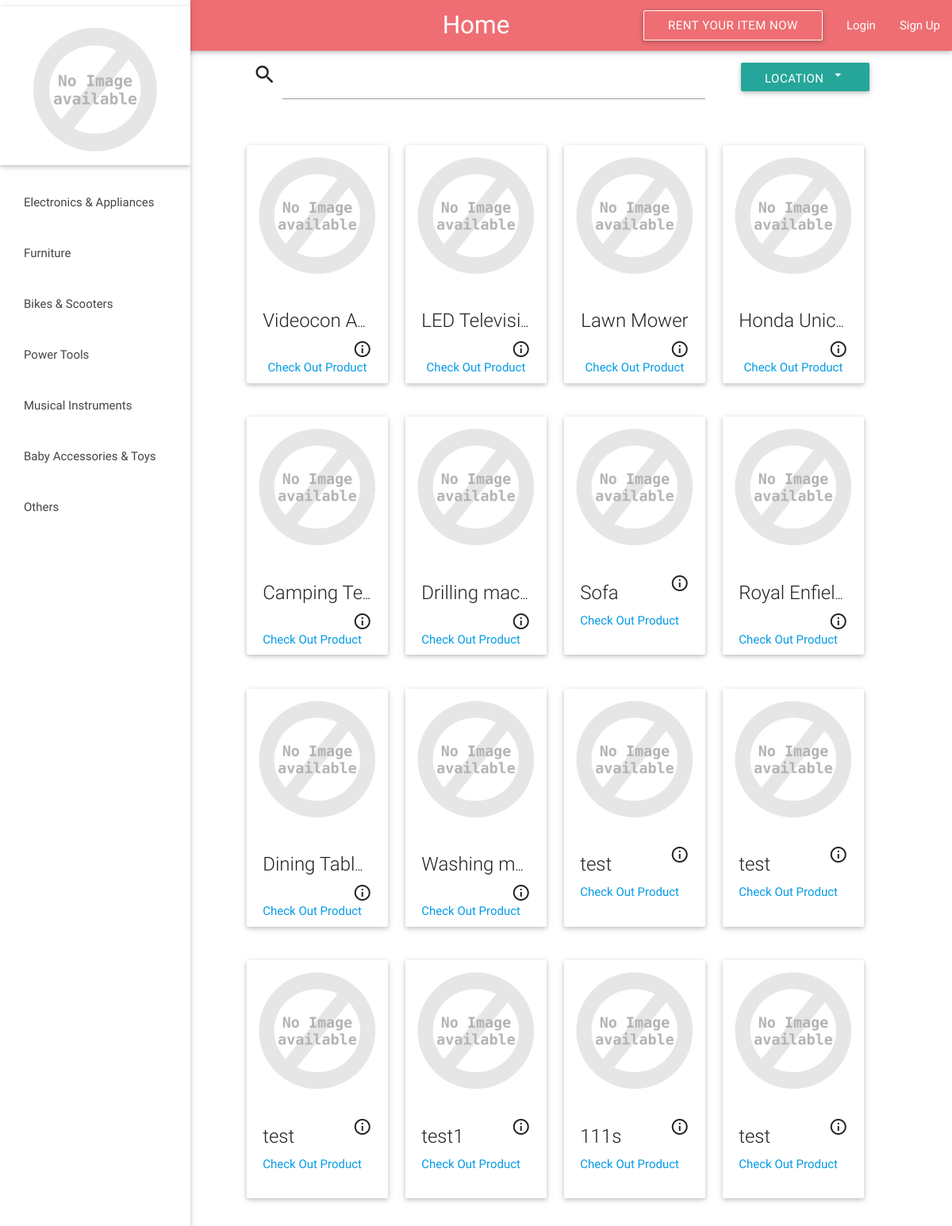
The page / on the database its author committed.
### tables this page shows
CREATE TABLE IF NOT EXISTS `Product` (
  `product_ID` int(5) unsigned zerofill NOT NULL AUTO_INCREMENT COMMENT 'P_id',
  `pname` varchar(1000) NOT NULL COMMENT 'Product Name',
  `category` varchar(1000) NOT NULL DEFAULT 'Other' COMMENT 'Product Category',
  `u_ID` bigint(250) DEFAULT NULL COMMENT 'Renter ID',
  `description` varchar(5000) DEFAULT NULL COMMENT 'Product Description',
  `alternate_address` varchar(3000) NOT NULL COMMENT 'alternate address',
  `availability` tinyint(1) NOT NULL DEFAULT '1' COMMENT 'avilable or not',
  `location` varchar(1000) NOT NULL COMMENT 'Product Location',
  `price_day` decimal(10,0) NOT NULL COMMENT 'Price/Day',
  `price_week` decimal(10,0) NOT NULL COMMENT 'Price/Week',
  `price_month` decimal(10,0) NOT NULL COMMENT 'Price/Month',
  `actual_price` decimal(10,0) NOT NULL COMMENT 'product price',
  `bond` tinyint(1) DEFAULT NULL COMMENT 'Bond Required or Not',
  `rating` float NOT NULL COMMENT 'Product Rating',
  PRIMARY KEY (`product_ID`)
);

### index.php (the view, shortened to what this page needs)
 <?php
 require_once 'db.php';
 ?>
 <!DOCTYPE html>
 <html>
   <head>
     <link type="text/css" rel="stylesheet" href="css/materialize.min.css"  media="screen,projection"/>
   </head>
   <body>
 <header>
	  <ul id="slide-out" class="side-nav fixed col s2 ">
		  <ul>
			<div class="card no-margin">
				<div class="card-image" style="background:#FFF;height:200px;">
						<a href="index.php"><img src="images/logo.png" style="transform:scale(0.9,.9);"></a>
				</div>
			</div>
		  </ul>
		  <ul class="no-padding">
			  <li  class="bold"><a class="waves-effect waves-teal sidenava" href="/handminiproject/categorypage.php?cid=Electronics And Home Appliances">Electronics & Appliances</a></li>
			  <li  class="bold"><a class="waves-effect waves-teal sidenava" href="/handminiproject/categorypage.php?cid=Furniture">Furniture</a></li>
			  <li  class="bold"><a class="waves-effect waves-teal sidenava" href="/handminiproject/categorypage.php?cid=Bikes And Scooters">Bikes & Scooters</a></li>
			  <li  class="bold"><a class="waves-effect waves-teal sidenava" href="/handminiproject/categorypage.php?cid=Power Tools">Power Tools</a></li>
			  <li  class="bold"><a class="waves-effect waves-teal sidenava" href="/handminiproject/categorypage.php?cid=Musical Instruments">Musical Instruments</a></li>
			  <li  class="bold"><a class="waves-effect waves-teal sidenava" href="/handminiproject/categorypage.php?cid=Baby Accessories And Toys">Baby Accessories & Toys</a></li>
			  <li  class="bold"><a class="waves-effect waves-teal sidenava" href="/handminiproject/categorypage.php?cid=Others">Others</a></li>
		  </ul>
	  </ul>
   <div class="">
   <nav>
	<div class="nav-wrapper">
     <a href="#" class="brand-logo center">Home</a>
     <ul id="nav-mobile" class="right hide-on-med-and-down">
            <li><a class='btn nav-wrapper hide-on-med-and-down' style="background:transparent;border:1px solid white;" id="rent" href='addproduct.php' style="line-height: 30px;">Rent Your Item Now</a></li>
     <?php if (isset($_SESSION['loggedin']) && $_SESSION['loggedin']): ?>
       <?php if(getimagesize('http://localhost/handminiproject/images/profile_pics/'.$_SESSION['uid'])!==false): ?><li><img style="height:50px;width:50px;"src=<?php echo "images/profile_pics/".$_SESSION['uid'];?> class="circle propic" onerror="this.src='images/logo.png';"><?php else:?><li><img style="height:50px;width:50px;"src="images/sample-1.jpg" class="circle propic"><?php endif;?></li><li style="padding-left:10px;"><?php echo $_SESSION["name"];?></li></li><li><a href="#" data-activates="drop" class="dropdown-button  dropdown-button1 disableClick"><i class="material-icons ">arrow_drop_down</i></a></li>
				<ul id='drop' class='dropdown-content'>
					<li><a href="myaccount.php">My Account</a></li>
					<li class="divider"></li>
					<li><a href="#" id="logout" onclick="logout()" >Logout</a></li>
				</ul>
     <?php else:?>
       <li><a class="modal-trigger" href="#login">Login</a></li>
       <li><a class="modal-trigger" href="#signup">Sign Up</a></li>
  <?php endif;?>
	</ul>
</div>
</div>
</header>
   <center>
   <div class="row">
				<div class="input-field col m6 s9 offset-m3">
				  <i id="search" class="material-icons prefix">search</i>
				  <input id="keyword" name="keyword" type="text" class="validate" autocomplete="off">
				</div>
			<div class="input-field col s2 " style="margin-left:15px;">
				<a class='dropdown-button  dropdown-button2 btn hide-on-med-and-down' id="dropbutton" href='#' data-activates='dropdown1' style="line-height: 30px;"><span id="loc">Location</span><i  class="material-icons" style="padding-left:8px;">arrow_drop_down</i></a>
			  </div>
   </div>
   <?php
   	$sql = "SELECT product_ID,pname,price_day,price_week,price_month,description FROM Product ORDER BY rating DESC";
	$stmt=$conn->prepare($sql);
	$stmt->execute();
	$pid='';
	$pname='';
	$price_day='';
	$price_week='';
	$price_month='';
	$description='';
	$stmt->bind_result($pid,$pname,$price_day,$price_week,$price_month,$description);
	$flag=0;
	while ($stmt->fetch()) {
	if ($flag==0) {
		echo "<div class='row'>";
		echo "<div class='col m2 s10 offset-s1 offset-m3 offset-s1'>";
	}else{?>
		<div class='col m2 s10 offset-s1'>
	<?php } ?>
		 <div class='card small'>
			<div class='card-image waves-effect waves-block waves-light'>
				<?php if(getimagesize('http://localhost/handminiproject/images/products/1/'.$pid)!==false): ?><img class='activator' src=<?php echo'images/products/1/'.$pid;?> onerror=\"this.src='images/logo.png'\"><?php else:?><img src="images/logo.png"><?php endif;?>
		<?php	echo"</div>
			<div class='card-content'>
				<div  style='text-overflow:ellipsis;overflow:hidden;white-space:nowrap;'><span class='card-title activator grey-text text-darken-4'  >".$pname."<i class='material-icons right' >info_outline</i></span></div>
				<span><a href='product.php?pid=".$pid."'>Check Out Product</a></span>
			</div>
			<div class='card-reveal'>
				<i class='material-icons right'>close</i><span class='card-title grey-text text-darken-4'>".$pname."</span>
				<p>".$description."</p>
			</div>
		</div>
       </div>";
	 $flag++;
	 if ($flag==4) {
	 	$flag=0;
	 	echo "</div></center>";
	 }
	}
   ?>
 </body>
 </html>

### rows shown on the page
product: pname "Videocon A…"
product: pname "LED Televisi…"
product: pname "Lawn Mower"
product: pname "Honda Unic…"
product: pname "Camping Te…"
product: pname "Drilling mac…"
product: pname "Sofa"
product: pname "Royal Enfiel…"
product: pname "Dining Tabl…"
product: pname "Washing m…"
product: pname "test"
product: pname "test"
product: pname "test"
product: pname "test1"
product: pname "111s"
product: pname "test"
